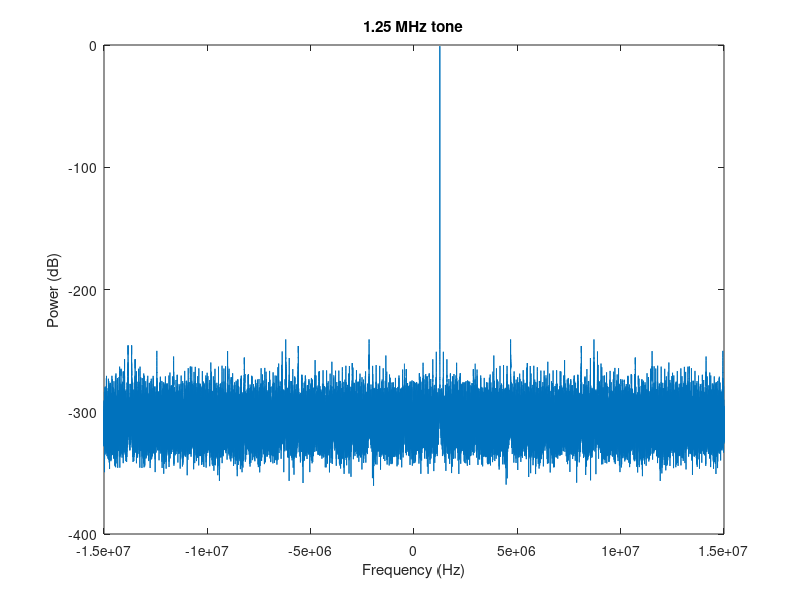

Here is the MATLAB script that generated this plot: (Note: this script raises an error after producing the figure.)
function complex_signal_generator()
% ORDER OF OPERATIONS: 
%   1. Open this file and press run to create or update the .csv file
%   2. WAIT FOR THE FILE TO GENERATE - ITS BIG AND TAKES SOME TIME!!!

% function to generate a compmlex sine signal

% importnat note: Number   of   samples   per  buffer  to  use  in  the
%   asynchronous stream.  Must be divisible by  1024 and >= 1024

% clear; clc;

% Our samples must be generated at the samplerate we plan to run the device at
fs = 30e6;

% Generate 10 seconds worth of samples. Bear in mind that when using the 
% binary SC16 Q11 format, 1 sample consumes 4 bytes of memory/disk space.  
% This quickly adds up - 10 seconds @ 2 Msps yields ~ 76.3 MiB. Be careful
% when using higher sample rates!
seconds = 160e-4;
% n = number of samples, fs = sample rate
n = seconds * fs;

% 1.25 MHz, in radians (ω = F_Hz * 2π)
f_rad = 1.25e6 * 2 * pi;

% Phase shift, phi or φ, in radians from degrees (φ = °/180 * π)
deg = 0;
phi = (deg/180) * pi;

% Generate a vector "t" which represents time, in units of samples.
% This starts at t=0, and creates n samples in steps of 1/SAMPLE_RATE
t = [ 0 : (1/fs) : (seconds - 1/fs) ];

% Create a sinusoid (signal = e^(jωt) ) with a magnitude of 0.90
% Shift signal by specified angle (shift = e^(jφ))
signal = 0.90 * exp(1j * phi) * exp(1j * f_rad * t);

% Plot the FFT of our signal as a quick sanity check.
% The NUM_SAMPLES denominator is just to normalize this for display purposes.
f = linspace(-0.5 * fs, 0.5 * fs, length(signal));
plot(f, 20*log10(abs(fftshift(fft(signal)))/n));
xlabel('Frequency (Hz)');
ylabel('Power (dB)');
title('1.25 MHz tone');

% Save the signal to a file
save_csv('zero_element1.csv', signal); 

end